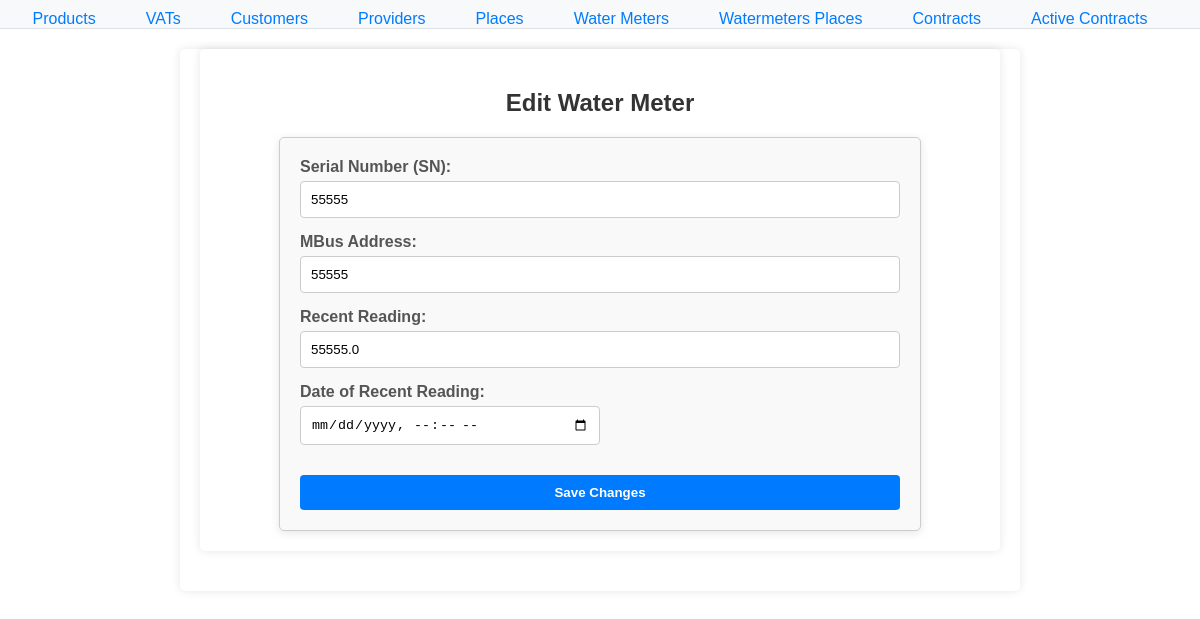
/water/watermeters/edit/5/, run on the app's committed database.
### water/models.py (models this page shows, shortened)
class Watermeter(models.Model):
    watermeter_id = models.AutoField(primary_key=True)
    sn = models.CharField(max_length=100, unique=True)  # Serial number must be unique
    mbus_adr = models.CharField(max_length=100, unique=True)  # MBus address must be unique
    recent_reading = models.FloatField(blank=True, null=True)
    date_of_recent_reading = models.DateTimeField(blank=True, null=True)
    class Meta:
        db_table = 'Watermeters'  # Specify the existing table name

### water/views.py (the view)
# urls.py: path('watermeters/edit/<int:watermeter_id>/', edit_watermeter, name='edit_watermeter'),
def edit_watermeter(request, watermeter_id):
    watermeter = get_object_or_404(Watermeter, pk=watermeter_id)
    if request.method == 'POST':
        form = WatermeterForm(request.POST, instance=watermeter)
        if form.is_valid():
            form.save()  # This will save the updated data to the database
            return redirect('watermeter_list')
    else:
        form = WatermeterForm(instance=watermeter)  # Initialize form with existing watermeter data
    return render(request, 'water/watermeter_form.html', {'form': form})

### water/forms.py
class WatermeterForm(forms.ModelForm):  # Ensure this is defined
    class Meta:
        model = Watermeter
        fields = ['sn', 'mbus_adr', 'recent_reading', 'date_of_recent_reading']
        widgets = {
            'date_of_recent_reading': forms.DateTimeInput(attrs={'type': 'datetime-local'})  # For datetime picker
        }

### water/templates/water/watermeter_form.html (shortened to what this page needs)
{% extends "water/base.html" %}
{% block content %}
<div class="content-container">
    <h2>Edit Water Meter</h2>
    <div class="form-container">
        <form method="POST">
            <div class="form-group">
                <label for="{{ form.sn.id_for_label }}">Serial Number (SN):</label>
                {{ form.sn }}
            </div>
            <div class="form-group">
                <label for="{{ form.mbus_adr.id_for_label }}">MBus Address:</label>
                {{ form.mbus_adr }}
            </div>
            <div class="form-group">
                <label for="{{ form.recent_reading.id_for_label }}">Recent Reading:</label>
                {{ form.recent_reading }}
            </div>
            <div class="form-group">
                <label for="{{ form.date_of_recent_reading.id_for_label }}">Date of Recent Reading:</label>
                {{ form.date_of_recent_reading }}
            </div>
            <button type="submit">Save Changes</button>
        </form>
    </div>
</div>
{% endblock %}

### water/static/styles.css (style rules this page uses)
body { font-family: Arial, sans-serif; margin: 0; padding: 0; }
input[type="datetime-local"] { padding: 5px; width: 100%; max-width: 300px; margin-bottom: 15px; }
.form-container { max-width: 600px; margin: 0 auto; padding: 20px; border: 1px solid #ccc; border-radius: 5px; background-color: #f9f9f9; box-shadow: 0 2px 5px rgba(0, 0, 0, 0.1); }
.form-group { margin-bottom: 15px; }
label { display: block; margin-bottom: 5px; }
input[type="text"], input[type="number"], input[type="datetime-local"] { width: 100%; padding: 8px; border: 1px solid #ccc; border-radius: 4px; box-sizing: border-box; }
button { background-color: #007BFF; color: white; padding: 10px 15px; border: none; border-radius: 5px; cursor: pointer; transition: background-color 0.3s; }
.content-container { max-width: 800px; margin: 20px auto; padding: 20px; background-color: #fff; border-radius: 5px; box-shadow: 0 0 10px rgba(0, 0, 0, 0.1); }
.form-container { max-width: 600px; margin: 40px auto; padding: 20px; border: 1px solid #ccc; border-radius: 5px; background-color: #f9f9f9; box-shadow: 0 2px 10px rgba(0, 0, 0, 0.1); }
.form-group { margin-bottom: 20px; }
label { display: block; margin-bottom: 5px; font-weight: bold; }
input[type="text"], input[type="number"], input[type="datetime-local"] { width: 100%; padding: 10px; border: 1px solid #ccc; border-radius: 4px; box-sizing: border-box; }
button { width: 100%; padding: 10px; border: none; border-radius: 5px; cursor: pointer; transition: background-color 0.3s; background-color: #007BFF; color: white; }
.content-container { margin: 20px auto; padding: 20px; border-radius: 5px; box-shadow: 0 2px 10px rgba(0, 0, 0, 0.1); background-color: #f9f9f9; max-width: 600px; }
h2 { margin-bottom: 20px; color: #333; text-align: center; }
.form-container { margin: 0 auto; }
label { display: block; margin-bottom: 5px; font-weight: bold; color: #555; }
input[type="text"], input[type="number"], input[type="email"], input[type="tel"] { width: 100%; padding: 10px; border: 1px solid #ccc; border-radius: 4px; box-sizing: border-box; }
button { width: 100%; padding: 10px; border: none; border-radius: 4px; cursor: pointer; background-color: #007bff; color: white; font-weight: bold; }

### data on the page
Watermeter: sn "55555", mbus_adr "55555", recent_reading "55555.0"
